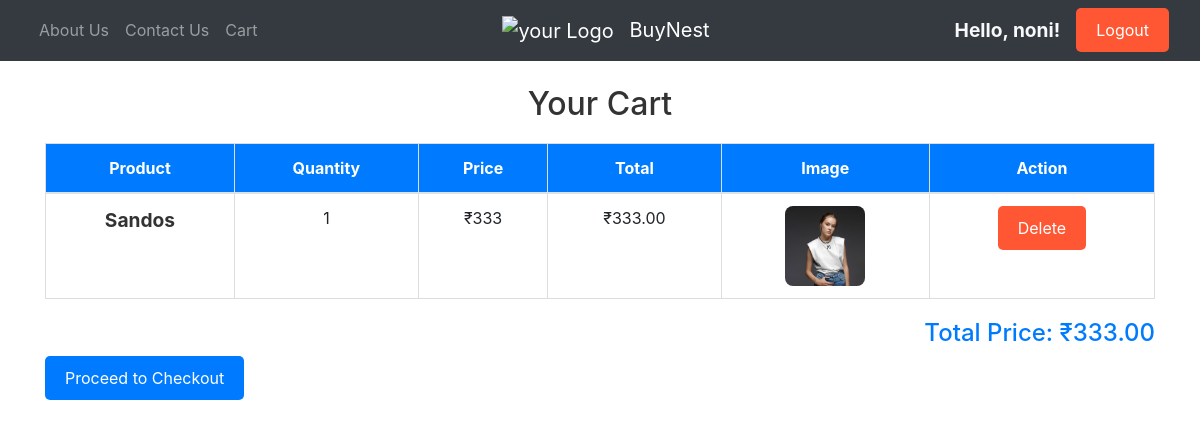
The app's page /ink/cart/ (signed in) with its own data.
### ink/models.py (models this page shows, shortened)
class Cart(models.Model):
    user = models.ForeignKey(User, on_delete=models.CASCADE)
    product = models.ForeignKey(product, on_delete=models.CASCADE)
    quantity = models.PositiveIntegerField(default=1)
    added_at = models.DateTimeField(auto_now_add=True)

class product(models.Model):
    product_name = models.CharField(max_length=50)
    category = models.CharField(max_length=50, default="")
    sub_category = models.CharField(max_length=50, default="")
    desc = models.CharField(max_length=300)
    pub_date = models.DateField()
    image = models.ImageField(upload_to="ink/images", default="")
    price = models.IntegerField(default=0)

### ink/views.py (the view)
# urls.py: path('cart/', views.cart_view, name='cart'),
def cart_view(request):
    if request.user.is_authenticated:
        cart_items = Cart.objects.filter(user=request.user)
        total_price = sum(item.product.price * item.quantity for item in cart_items)
        return render(request, 'ink/cart.html', {'cart_items': cart_items, 'total_price': total_price})
    else:
        return redirect('login')

### ink/templatetags/cart_extras.py (called while the page is built)
@register.filter
def multiply(value, arg):
    try:
        return value * arg
    except (ValueError, TypeError):
        return 0

### ink/templates/ink/cart.html (shortened to what this page needs)
{% extends "ink/base.html" %}
{% load cart_extras %}
{% load static %}
{% block content %}
<h2>Your Cart</h2>
<div class="cart-container">
  <table class="table table-striped">
    <thead>
      <tr>
        <th>Product</th>
        <th>Quantity</th>
        <th>Price</th>
        <th>Total</th>
        <th>Image</th>
        <th>Action</th>
      </tr>
    </thead>
    <tbody>
      {% for item in cart_items %}
      <tr>
        <td class="product-name">{{ item.product.product_name }}</td>
        <td>{{ item.quantity }}</td>
        <td>₹{{ item.product.price }}</td>
        <td>₹{{ item.product.price|multiply:item.quantity|floatformat:2 }}</td>
        <td><img src="/media/{{ item.product.image }}" alt="{{ item.product.product_name }}" class="product-image"></td>
        <td>
          <form action="{% url 'delete_cart_item' item.id %}" method="POST">
            <button type="submit" class="btn btn-danger">Delete</button>
          </form>
        </td>
      </tr>
      {% endfor %}
    </tbody>
  </table>
</div>
<div class="total-price">
  <h4>Total Price: ₹{{ total_price|floatformat:2 }}</h4>
</div>
<div class="checkout-btn-container">
    <a href="{% url 'checkout' %}" class="btn btn-primary">Proceed to Checkout</a>
  </div>
{% endblock content %}

### ink/templates/ink/base.html (shortened to what this page needs)
<!DOCTYPE html>
<html lang="en">
<head>
  <link rel="stylesheet" href="https://stackpath.bootstrapcdn.com/bootstrap/4.5.2/css/bootstrap.min.css">
</head>
<body>
  {% load static %}
  <nav class="navbar navbar-expand-lg navbar-dark bg-dark">
    <div class="container-fluid">
      <div class="navbar-nav me-auto">
        <li class="nav-item">
          <a class="nav-link" href="/ink/about">About Us</a>
        </li>
        <li class="nav-item">
          <a class="nav-link" href="/ink/contact">Contact Us</a>
        </li>
        <li class="nav-item">
          <a class="nav-link" href="/ink/cart">Cart</a>
        </li>
      </div>
      <a class="navbar-brand mx-auto" href="/ink/">
        <img src="{% static '#' %}" alt="your Logo" style="width: 35px; height: 35px; margin-right: 10px;">
        BuyNest
      </a>
      <div class="navbar-nav ms-auto">
        {% if user.is_authenticated %}
          <span class="nav-link text-center font-weight-bold" style="color: #f8f9fa; font-size: 1.2rem;">
            Hello, {{ user.username }}!
          </span>
          <form method="post" action="{% url 'logout' %}" class="ml-2">
            <button type="submit" class="btn btn-danger" style="font-size: 1rem;">
              Logout
            </button>
          </form>
        {% else %}
          <a class="btn btn-primary mx-2" href="{% url 'login' %}" style="font-size: 1.2rem;">
            Login
          </a>
        {% endif %}
      </div>
    </div>
  </nav>
  <div class="container mt-4">
    {% block content %}
    {% endblock content %}
  </div>
</body>
</html>

### records on screen
Cart: product.product_name "Sandos", quantity "1", product.price "333", product.price|multiply "333.00", product.image (picture)

### other values on screen
{{ user.username }} "noni"
{{ total_price|floatformat:2 }} "333.00"
